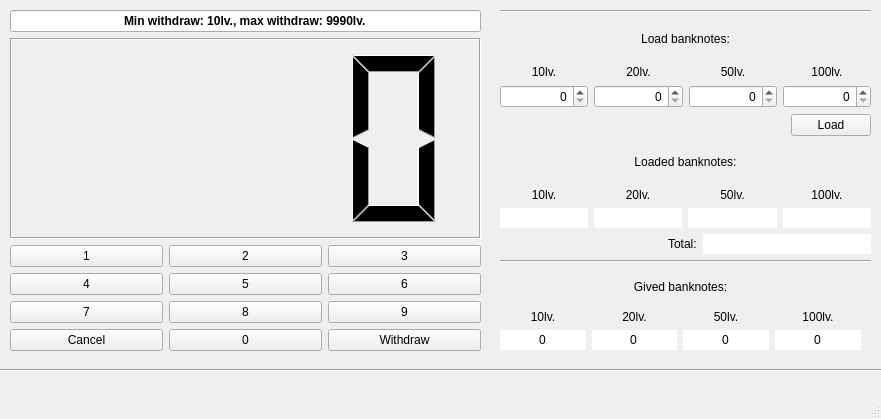
<?xml version="1.0" encoding="UTF-8"?>
<ui version="4.0">
 <class>MainWindow</class>
 <widget class="QMainWindow" name="MainWindow">
  <property name="geometry">
   <rect>
    <x>0</x>
    <y>0</y>
    <width>881</width>
    <height>419</height>
   </rect>
  </property>
  <property name="windowTitle">
   <string>MainWindow</string>
  </property>
  <widget class="QWidget" name="centralAtmWidget">
   <widget class="QWidget" name="verticalLayoutWidget">
    <property name="geometry">
     <rect>
      <x>10</x>
      <y>10</y>
      <width>471</width>
      <height>341</height>
     </rect>
    </property>
    <layout class="QVBoxLayout" name="verticalLayout">
     <item>
      <widget class="QLineEdit" name="infoText">
       <property name="font">
        <font>
         <weight>75</weight>
         <bold>true</bold>
        </font>
       </property>
       <property name="cursor">
        <cursorShape>ArrowCursor</cursorShape>
       </property>
       <property name="focusPolicy">
        <enum>Qt::NoFocus</enum>
       </property>
       <property name="text">
        <string>Min withdraw: 10lv., max withdraw: 9990lv.</string>
       </property>
       <property name="alignment">
        <set>Qt::AlignCenter</set>
       </property>
       <property name="readOnly">
        <bool>true</bool>
       </property>
      </widget>
     </item>
     <item>
      <widget class="QLCDNumber" name="display">
       <property name="frameShadow">
        <enum>QFrame::Sunken</enum>
       </property>
       <property name="digitCount">
        <number>4</number>
       </property>
       <property name="segmentStyle">
        <enum>QLCDNumber::Filled</enum>
       </property>
      </widget>
     </item>
     <item>
      <layout class="QHBoxLayout" name="horizontalLayout">
       <item>
        <widget class="QPushButton" name="butt1">
         <property name="text">
          <string>1</string>
         </property>
        </widget>
       </item>
       <item>
        <widget class="QPushButton" name="butt2">
         <property name="text">
          <string>2</string>
         </property>
        </widget>
       </item>
       <item>
        <widget class="QPushButton" name="butt3">
         <property name="text">
          <string>3</string>
         </property>
        </widget>
       </item>
      </layout>
     </item>
     <item>
      <layout class="QHBoxLayout" name="horizontalLayout_2">
       <item>
        <widget class="QPushButton" name="butt4">
         <property name="text">
          <string>4</string>
         </property>
        </widget>
       </item>
       <item>
        <widget class="QPushButton" name="butt5">
         <property name="text">
          <string>5</string>
         </property>
        </widget>
       </item>
       <item>
        <widget class="QPushButton" name="butt6">
         <property name="text">
          <string>6</string>
         </property>
        </widget>
       </item>
      </layout>
     </item>
     <item>
      <layout class="QHBoxLayout" name="horizontalLayout_3">
       <item>
        <widget class="QPushButton" name="butt7">
         <property name="text">
          <string>7</string>
         </property>
        </widget>
       </item>
       <item>
        <widget class="QPushButton" name="butt8">
         <property name="text">
          <string>8</string>
         </property>
        </widget>
       </item>
       <item>
        <widget class="QPushButton" name="butt9">
         <property name="text">
          <string>9</string>
         </property>
        </widget>
       </item>
      </layout>
     </item>
     <item>
      <layout class="QHBoxLayout" name="horizontalLayout_4">
       <item>
        <widget class="QPushButton" name="buttCancel">
         <property name="text">
          <string>Cancel</string>
         </property>
        </widget>
       </item>
       <item>
        <widget class="QPushButton" name="butt0">
         <property name="text">
          <string>0</string>
         </property>
        </widget>
       </item>
       <item>
        <widget class="QPushButton" name="buttWithdraw">
         <property name="text">
          <string>Withdraw</string>
         </property>
        </widget>
       </item>
      </layout>
     </item>
    </layout>
   </widget>
   <widget class="QWidget" name="verticalLayoutWidget_2">
    <property name="geometry">
     <rect>
      <x>500</x>
      <y>10</y>
      <width>371</width>
      <height>253</height>
     </rect>
    </property>
    <layout class="QVBoxLayout" name="verticalLayout_2">
     <item>
      <widget class="Line" name="line">
       <property name="orientation">
        <enum>Qt::Horizontal</enum>
       </property>
      </widget>
     </item>
     <item>
      <widget class="QLabel" name="label">
       <property name="font">
        <font>
         <italic>false</italic>
        </font>
       </property>
       <property name="text">
        <string>Load banknotes:</string>
       </property>
       <property name="alignment">
        <set>Qt::AlignCenter</set>
       </property>
      </widget>
     </item>
     <item>
      <layout class="QHBoxLayout" name="horizontalLayout_5">
       <item>
        <layout class="QVBoxLayout" name="verticalLayout_3">
         <item>
          <widget class="QLabel" name="label_2">
           <property name="text">
            <string>10lv.</string>
           </property>
           <property name="alignment">
            <set>Qt::AlignCenter</set>
           </property>
          </widget>
         </item>
         <item>
          <widget class="QSpinBox" name="load10">
           <property name="alignment">
            <set>Qt::AlignRight|Qt::AlignTrailing|Qt::AlignVCenter</set>
           </property>
          </widget>
         </item>
        </layout>
       </item>
       <item>
        <layout class="QVBoxLayout" name="verticalLayout_4">
         <item>
          <widget class="QLabel" name="label_3">
           <property name="text">
            <string>20lv.</string>
           </property>
           <property name="alignment">
            <set>Qt::AlignCenter</set>
           </property>
          </widget>
         </item>
         <item>
          <widget class="QSpinBox" name="load20">
           <property name="alignment">
            <set>Qt::AlignRight|Qt::AlignTrailing|Qt::AlignVCenter</set>
           </property>
          </widget>
         </item>
        </layout>
       </item>
       <item>
        <layout class="QVBoxLayout" name="verticalLayout_5">
         <item>
          <widget class="QLabel" name="label_4">
           <property name="text">
            <string>50lv.</string>
           </property>
           <property name="alignment">
            <set>Qt::AlignCenter</set>
           </property>
          </widget>
         </item>
         <item>
          <widget class="QSpinBox" name="load50">
           <property name="alignment">
            <set>Qt::AlignRight|Qt::AlignTrailing|Qt::AlignVCenter</set>
           </property>
          </widget>
         </item>
        </layout>
       </item>
       <item>
        <layout class="QVBoxLayout" name="verticalLayout_6">
         <item>
          <widget class="QLabel" name="label_5">
           <property name="text">
            <string>100lv.</string>
           </property>
           <property name="alignment">
            <set>Qt::AlignCenter</set>
           </property>
          </widget>
         </item>
         <item>
          <widget class="QSpinBox" name="load100">
           <property name="alignment">
            <set>Qt::AlignRight|Qt::AlignTrailing|Qt::AlignVCenter</set>
           </property>
          </widget>
         </item>
        </layout>
       </item>
      </layout>
     </item>
     <item>
      <layout class="QHBoxLayout" name="horizontalLayout_7">
       <item>
        <spacer name="horizontalSpacer">
         <property name="orientation">
          <enum>Qt::Horizontal</enum>
         </property>
         <property name="sizeHint" stdset="0">
          <size>
           <width>40</width>
           <height>20</height>
          </size>
         </property>
        </spacer>
       </item>
       <item>
        <widget class="QPushButton" name="loadButton">
         <property name="text">
          <string>Load</string>
         </property>
        </widget>
       </item>
      </layout>
     </item>
     <item>
      <widget class="QLabel" name="label_6">
       <property name="text">
        <string>Loaded banknotes:</string>
       </property>
       <property name="alignment">
        <set>Qt::AlignCenter</set>
       </property>
      </widget>
     </item>
     <item>
      <layout class="QHBoxLayout" name="horizontalLayout_6">
       <item>
        <layout class="QVBoxLayout" name="verticalLayout_7">
         <item>
          <widget class="QLabel" name="label_7">
           <property name="text">
            <string>10lv.</string>
           </property>
           <property name="alignment">
            <set>Qt::AlignCenter</set>
           </property>
          </widget>
         </item>
         <item>
          <widget class="QLineEdit" name="loaded10">
           <property name="focusPolicy">
            <enum>Qt::NoFocus</enum>
           </property>
           <property name="frame">
            <bool>false</bool>
           </property>
           <property name="alignment">
            <set>Qt::AlignCenter</set>
           </property>
           <property name="readOnly">
            <bool>true</bool>
           </property>
          </widget>
         </item>
        </layout>
       </item>
       <item>
        <layout class="QVBoxLayout" name="verticalLayout_8">
         <item>
          <widget class="QLabel" name="label_8">
           <property name="text">
            <string>20lv.</string>
           </property>
           <property name="alignment">
            <set>Qt::AlignCenter</set>
           </property>
          </widget>
         </item>
         <item>
          <widget class="QLineEdit" name="loaded20">
           <property name="focusPolicy">
            <enum>Qt::NoFocus</enum>
           </property>
           <property name="frame">
            <bool>false</bool>
           </property>
           <property name="alignment">
            <set>Qt::AlignCenter</set>
           </property>
           <property name="readOnly">
            <bool>true</bool>
           </property>
          </widget>
         </item>
        </layout>
       </item>
       <item>
        <layout class="QVBoxLayout" name="verticalLayout_9">
         <item>
          <widget class="QLabel" name="label_9">
           <property name="text">
            <string>50lv.</string>
           </property>
           <property name="alignment">
            <set>Qt::AlignCenter</set>
           </property>
          </widget>
         </item>
         <item>
          <widget class="QLineEdit" name="loaded50">
           <property name="focusPolicy">
            <enum>Qt::NoFocus</enum>
           </property>
           <property name="frame">
            <bool>false</bool>
           </property>
           <property name="alignment">
            <set>Qt::AlignCenter</set>
           </property>
           <property name="readOnly">
            <bool>true</bool>
           </property>
          </widget>
         </item>
        </layout>
       </item>
       <item>
        <layout class="QVBoxLayout" name="verticalLayout_10">
         <item>
          <widget class="QLabel" name="label_10">
           <property name="text">
            <string>100lv.</string>
           </property>
           <property name="alignment">
            <set>Qt::AlignCenter</set>
           </property>
          </widget>
         </item>
         <item>
          <widget class="QLineEdit" name="loaded100">
           <property name="focusPolicy">
            <enum>Qt::NoFocus</enum>
           </property>
           <property name="frame">
            <bool>false</bool>
           </property>
           <property name="alignment">
            <set>Qt::AlignCenter</set>
           </property>
           <property name="readOnly">
            <bool>true</bool>
           </property>
          </widget>
         </item>
        </layout>
       </item>
      </layout>
     </item>
     <item>
      <layout class="QHBoxLayout" name="horizontalLayout_8">
       <item>
        <spacer name="horizontalSpacer_2">
         <property name="orientation">
          <enum>Qt::Horizontal</enum>
         </property>
         <property name="sizeHint" stdset="0">
          <size>
           <width>40</width>
           <height>20</height>
          </size>
         </property>
        </spacer>
       </item>
       <item>
        <widget class="QLabel" name="label_11">
         <property name="text">
          <string>Total:</string>
         </property>
        </widget>
       </item>
       <item>
        <widget class="QLineEdit" name="total">
         <property name="focusPolicy">
          <enum>Qt::NoFocus</enum>
         </property>
         <property name="frame">
          <bool>false</bool>
         </property>
         <property name="readOnly">
          <bool>true</bool>
         </property>
        </widget>
       </item>
      </layout>
     </item>
     <item>
      <widget class="Line" name="line_2">
       <property name="orientation">
        <enum>Qt::Horizontal</enum>
       </property>
      </widget>
     </item>
    </layout>
   </widget>
   <widget class="Line" name="line_3">
    <property name="geometry">
     <rect>
      <x>0</x>
      <y>360</y>
      <width>881</width>
      <height>21</height>
     </rect>
    </property>
    <property name="palette">
     <palette>
      <active>
       <colorrole role="Button">
        <brush brushstyle="SolidPattern">
         <color alpha="255">
          <red>19</red>
          <green>25</green>
          <blue>38</blue>
         </color>
        </brush>
       </colorrole>
      </active>
      <inactive>
       <colorrole role="Button">
        <brush brushstyle="SolidPattern">
         <color alpha="255">
          <red>35</red>
          <green>35</green>
          <blue>35</blue>
         </color>
        </brush>
       </colorrole>
      </inactive>
      <disabled>
       <colorrole role="Button">
        <brush brushstyle="SolidPattern">
         <color alpha="255">
          <red>35</red>
          <green>35</green>
          <blue>35</blue>
         </color>
        </brush>
       </colorrole>
      </disabled>
     </palette>
    </property>
    <property name="orientation">
     <enum>Qt::Horizontal</enum>
    </property>
   </widget>
   <widget class="QWidget" name="verticalLayoutWidget_3">
    <property name="geometry">
     <rect>
      <x>500</x>
      <y>270</y>
      <width>361</width>
      <height>80</height>
     </rect>
    </property>
    <layout class="QVBoxLayout" name="verticalLayout_11">
     <item>
      <widget class="QLabel" name="label_12">
       <property name="text">
        <string>Gived banknotes:</string>
       </property>
       <property name="alignment">
        <set>Qt::AlignCenter</set>
       </property>
      </widget>
     </item>
     <item>
      <layout class="QHBoxLayout" name="horizontalLayout_9">
       <item>
        <layout class="QVBoxLayout" name="verticalLayout_12">
         <item>
          <widget class="QLabel" name="label_13">
           <property name="text">
            <string>10lv.</string>
           </property>
           <property name="alignment">
            <set>Qt::AlignCenter</set>
           </property>
          </widget>
         </item>
         <item>
          <widget class="QLineEdit" name="gived10">
           <property name="focusPolicy">
            <enum>Qt::NoFocus</enum>
           </property>
           <property name="text">
            <string>0</string>
           </property>
           <property name="frame">
            <bool>false</bool>
           </property>
           <property name="alignment">
            <set>Qt::AlignCenter</set>
           </property>
           <property name="readOnly">
            <bool>true</bool>
           </property>
          </widget>
         </item>
        </layout>
       </item>
       <item>
        <layout class="QVBoxLayout" name="verticalLayout_13">
         <item>
          <widget class="QLabel" name="label_14">
           <property name="text">
            <string>20lv.</string>
           </property>
           <property name="alignment">
            <set>Qt::AlignCenter</set>
           </property>
          </widget>
         </item>
         <item>
          <widget class="QLineEdit" name="gived20">
           <property name="focusPolicy">
            <enum>Qt::NoFocus</enum>
           </property>
           <property name="text">
            <string>0</string>
           </property>
           <property name="frame">
            <bool>false</bool>
           </property>
           <property name="alignment">
            <set>Qt::AlignCenter</set>
           </property>
           <property name="readOnly">
            <bool>true</bool>
           </property>
          </widget>
         </item>
        </layout>
       </item>
       <item>
        <layout class="QVBoxLayout" name="verticalLayout_14">
         <item>
          <widget class="QLabel" name="label_15">
           <property name="text">
            <string>50lv.</string>
           </property>
           <property name="alignment">
            <set>Qt::AlignCenter</set>
           </property>
          </widget>
         </item>
         <item>
          <widget class="QLineEdit" name="gived50">
           <property name="focusPolicy">
            <enum>Qt::NoFocus</enum>
           </property>
           <property name="text">
            <string>0</string>
           </property>
           <property name="frame">
            <bool>false</bool>
           </property>
           <property name="alignment">
            <set>Qt::AlignCenter</set>
           </property>
           <property name="readOnly">
            <bool>true</bool>
           </property>
          </widget>
         </item>
        </layout>
       </item>
       <item>
        <layout class="QVBoxLayout" name="verticalLayout_15">
         <item>
          <widget class="QLabel" name="label_16">
           <property name="text">
            <string>100lv.</string>
           </property>
           <property name="alignment">
            <set>Qt::AlignCenter</set>
           </property>
          </widget>
         </item>
         <item>
          <widget class="QLineEdit" name="gived100">
           <property name="focusPolicy">
            <enum>Qt::NoFocus</enum>
           </property>
           <property name="text">
            <string>0</string>
           </property>
           <property name="frame">
            <bool>false</bool>
           </property>
           <property name="alignment">
            <set>Qt::AlignCenter</set>
           </property>
           <property name="readOnly">
            <bool>true</bool>
           </property>
          </widget>
         </item>
        </layout>
       </item>
      </layout>
     </item>
    </layout>
   </widget>
  </widget>
  <widget class="QMenuBar" name="menubar">
   <property name="geometry">
    <rect>
     <x>0</x>
     <y>0</y>
     <width>881</width>
     <height>22</height>
    </rect>
   </property>
  </widget>
  <widget class="QStatusBar" name="statusbar"/>
 </widget>
 <tabstops>
  <tabstop>loadButton</tabstop>
  <tabstop>butt1</tabstop>
  <tabstop>butt2</tabstop>
  <tabstop>butt3</tabstop>
  <tabstop>butt4</tabstop>
  <tabstop>butt5</tabstop>
  <tabstop>butt6</tabstop>
  <tabstop>butt7</tabstop>
  <tabstop>butt8</tabstop>
  <tabstop>butt9</tabstop>
  <tabstop>butt0</tabstop>
  <tabstop>buttWithdraw</tabstop>
  <tabstop>buttCancel</tabstop>
  <tabstop>infoText</tabstop>
 </tabstops>
 <resources/>
 <connections/>
</ui>
